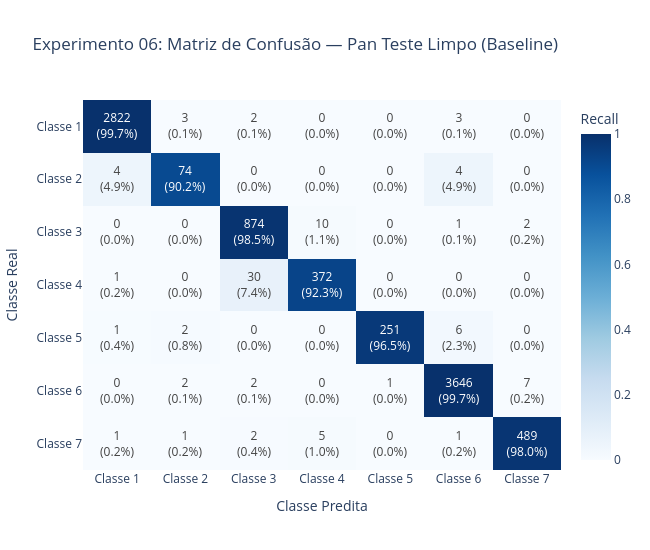

Write notebook code for a chart like this one.
### Code cell
# 5. Avaliação Baseline Limpa (Conjunto de Teste Pan Holdout 15%)
probs_teste_limpo = modelo.predict(X_teste_limpo_s, verbose=0)
y_pred_teste_limpo = np.argmax(probs_teste_limpo, axis=1)

relatorio_limpo = classification_report(
    y_ref[idx_teste], y_pred_teste_limpo,
    target_names=NOMES_CLASSES,
    output_dict=True
)
print("=== RELATÓRIO BASELINE: PAN TESTE 15% ===")
print(classification_report(y_ref[idx_teste], y_pred_teste_limpo, target_names=NOMES_CLASSES))

fig_cm_limpo = plotar_matriz_confusao(
    y_ref[idx_teste], y_pred_teste_limpo,
    "Experimento 06: Matriz de Confusão — Pan Teste Limpo (Baseline)"
)
fig_cm_limpo.show()

### Figure 1 — Plotly figure (JSON) as saved in the notebook; plotly's stock layout.template omitted (floating-point values rounded to 4 significant figures)
{"data": [{"colorbar": {"title": {"text": "Recall"}}, "colorscale": [[0.0, "rgb(247,251,255)"], [0.125, "rgb(222,235,247)"], [0.25, "rgb(198,219,239)"], [0.375, "rgb(158,202,225)"], [0.5, "rgb(107,174,214)"], [0.625, "rgb(66,146,198)"], [0.75, "rgb(33,113,181)"], [0.875, "rgb(8,81,156)"], [1.0, "rgb(8,48,107)"]], "text": [["2822<br>(99.7%)", "3<br>(0.1%)", "2<br>(0.1%)", "0<br>(0.0%)", "0<br>(0.0%)", "3<br>(0.1%)", "0<br>(0.0%)"], ["4<br>(4.9%)", "74<br>(90.2%)", "0<br>(0.0%)", "0<br>(0.0%)", "0<br>(0.0%)", "4<br>(4.9%)", "0<br>(0.0%)"], ["0<br>(0.0%)", "0<br>(0.0%)", "874<br>(98.5%)", "10<br>(1.1%)", "0<br>(0.0%)", "1<br>(0.1%)", "2<br>(0.2%)"], ["1<br>(0.2%)", "0<br>(0.0%)", "30<br>(7.4%)", "372<br>(92.3%)", "0<br>(0.0%)", "0<br>(0.0%)", "0<br>(0.0%)"], ["1<br>(0.4%)", "2<br>(0.8%)", "0<br>(0.0%)", "0<br>(0.0%)", "251<br>(96.5%)", "6<br>(2.3%)", "0<br>(0.0%)"], ["0<br>(0.0%)", "2<br>(0.1%)", "2<br>(0.1%)", "0<br>(0.0%)", "1<br>(0.0%)", "3646<br>(99.7%)", "7<br>(0.2%)"], ["1<br>(0.2%)", "1<br>(0.2%)", "2<br>(0.4%)", "5<br>(1.0%)", "0<br>(0.0%)", "1<br>(0.2%)", "489<br>(98.0%)"]], "texttemplate": "%{text}", "type": "heatmap", "x": ["Classe 1", "Classe 2", "Classe 3", "Classe 4", "Classe 5", "Classe 6", "Classe 7"], "y": ["Classe 1", "Classe 2", "Classe 3", "Classe 4", "Classe 5", "Classe 6", "Classe 7"], "z": [[0.9972, 0.00106, 0.0007067, 0.0, 0.0, 0.00106, 0.0], [0.04878, 0.9024, 0.0, 0.0, 0.0, 0.04878, 0.0], [0.0, 0.0, 0.9853, 0.01127, 0.0, 0.001127, 0.002255], [0.002481, 0.0, 0.07444, 0.9231, 0.0, 0.0, 0.0], [0.003846, 0.007692, 0.0, 0.0, 0.9654, 0.02308, 0.0], [0.0, 0.0005467, 0.0005467, 0.0, 0.0002734, 0.9967, 0.001914], [0.002004, 0.002004, 0.004008, 0.01002, 0.0, 0.002004, 0.98]], "zmax": 1, "zmin": 0}], "layout": {"height": 550, "title": {"text": "Experimento 06: Matriz de Confusão — Pan Teste Limpo (Baseline)"}, "width": 650, "xaxis": {"title": {"text": "Classe Predita"}}, "yaxis": {"autorange": "reversed", "title": {"text": "Classe Real"}}}}
